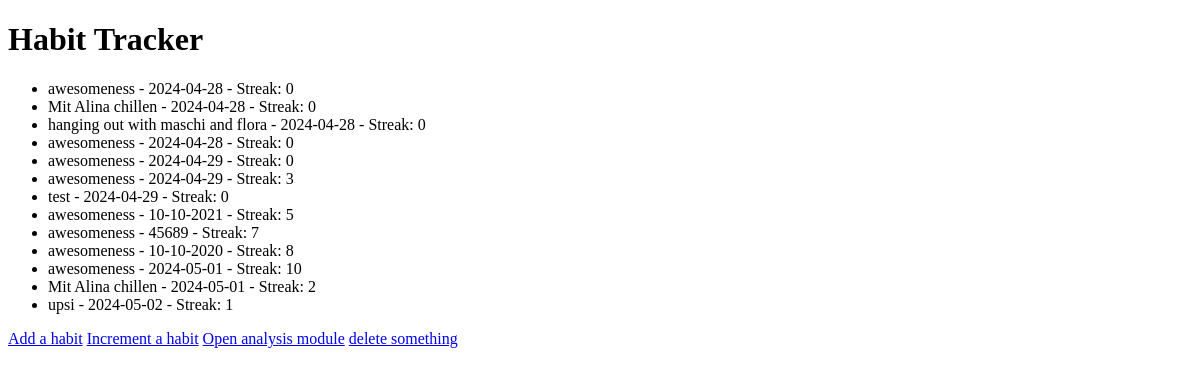
Before: / with the older database file.
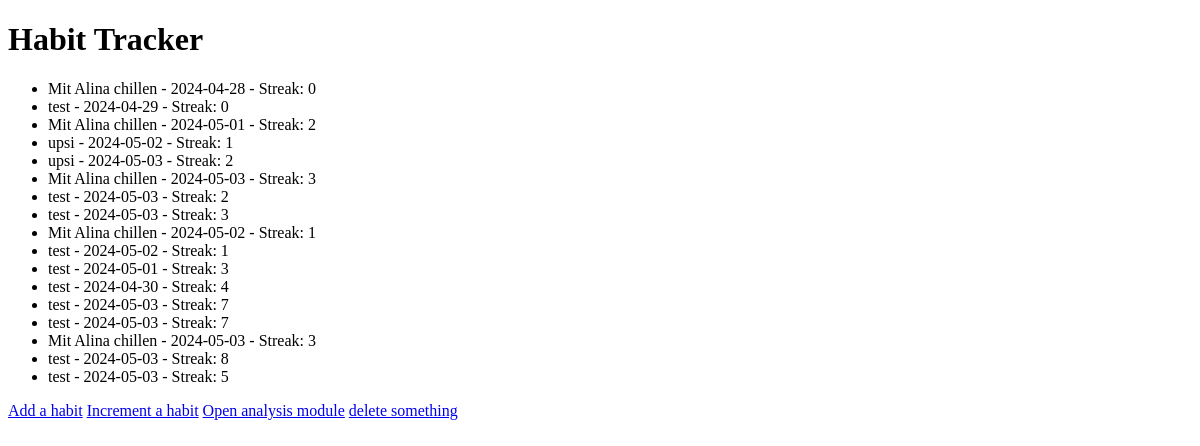
After: the same page with the newer database file.
### tables this page shows
CREATE TABLE habits (
            id INTEGER PRIMARY KEY AUTOINCREMENT,
            name TEXT NOT NULL,
            date TEXT NOT NULL,
            streak INTEGER NOT NULL
        );

### app.py (the view)
@app.route('/')
def index():
    conn = get_db_connection()
    cur = conn.cursor()
    cur.execute('SELECT * FROM habits')
    habits = cur.fetchall()
    conn.close()
    return render_template('index.html', habits=habits)

### database.py (called while the page is built)
def get_db_connection():
    conn = sqlite3.connect('habit_tracker.db')
    conn.row_factory = sqlite3.Row # getting back dictionaries from the row data
    return conn

### templates/index.html (shortened to what this page needs)
<!DOCTYPE html>
<html lang="en">
<head>
</head>
<body>
    <h1>Habit Tracker</h1>
    <ul>
        {% for habit in habits %}
        <li>{{ habit.name }} - {{ habit.date }} - Streak: {{ habit.streak }}</li>
        {% endfor %}
    </ul>
    <a href="{{ url_for('add')}}">Add a habit</a>
    <a href="{{ url_for('increment')}}">Increment a habit</a>
    <a href="{{ url_for('analysis')}}" >Open analysis module</a>
    <a href="{{ url_for('delete')}}" >delete something</a>
</body>
</html>

Changed rows visible on the page:
removed habits: name "awesomeness", date "2024-04-28", streak "0"
removed habits: name "hanging out with maschi and flora", date "2024-04-28", streak "0"
removed habits: name "awesomeness", date "2024-04-28", streak "0"
removed habits: name "awesomeness", date "2024-04-29", streak "0"
removed habits: name "awesomeness", date "2024-04-29", streak "3"
removed habits: name "awesomeness", date "10-10-2021", streak "5"
removed habits: name "awesomeness", date "45689", streak "7"
removed habits: name "awesomeness", date "10-10-2020", streak "8"
removed habits: name "awesomeness", date "2024-05-01", streak "10"
added habits: name "upsi", date "2024-05-03", streak "2"
added habits: name "Mit Alina chillen", date "2024-05-03", streak "3"
added habits: name "test", date "2024-05-03", streak "2"
added habits: name "test", date "2024-05-03", streak "3"
added habits: name "Mit Alina chillen", date "2024-05-02", streak "1"
added habits: name "test", date "2024-05-02", streak "1"
added habits: name "test", date "2024-05-01", streak "3"
added habits: name "test", date "2024-04-30", streak "4"
added habits: name "test", date "2024-05-03", streak "7"
added habits: name "test", date "2024-05-03", streak "7"
added habits: name "Mit Alina chillen", date "2024-05-03", streak "3"
added habits: name "test", date "2024-05-03", streak "8"
added habits: name "test", date "2024-05-03", streak "5"
